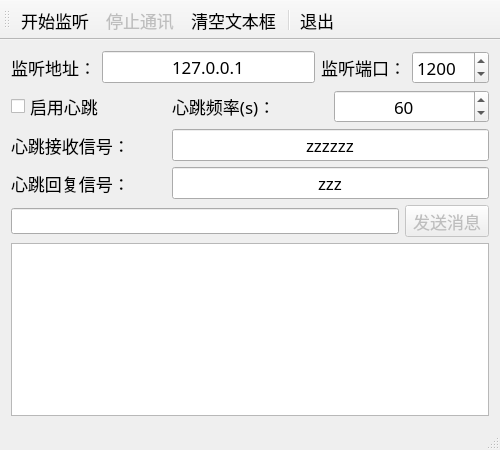
<?xml version="1.0" encoding="UTF-8"?>
<ui version="4.0">
 <class>MainWindow</class>
 <widget class="QMainWindow" name="MainWindow">
  <property name="geometry">
   <rect>
    <x>0</x>
    <y>0</y>
    <width>500</width>
    <height>450</height>
   </rect>
  </property>
  <property name="font">
   <font>
    <family>宋体</family>
    <pointsize>10</pointsize>
   </font>
  </property>
  <property name="windowTitle">
   <string>TCP Server</string>
  </property>
  <property name="windowIcon">
   <iconset>
    <normaloff>myfile/images/Mabe/celluar.jpg</normaloff>myfile/images/Mabe/celluar.jpg</iconset>
  </property>
  <widget class="QWidget" name="centralWidget">
   <layout class="QGridLayout" name="gridLayout">
    <item row="1" column="2">
     <widget class="QSpinBox" name="beat_timer">
      <property name="font">
       <font>
        <family>宋体</family>
        <pointsize>13</pointsize>
       </font>
      </property>
      <property name="alignment">
       <set>Qt::AlignCenter</set>
      </property>
      <property name="suffix">
       <string/>
      </property>
      <property name="prefix">
       <string/>
      </property>
      <property name="minimum">
       <number>1</number>
      </property>
      <property name="maximum">
       <number>999999999</number>
      </property>
      <property name="value">
       <number>60</number>
      </property>
     </widget>
    </item>
    <item row="6" column="0" colspan="3">
     <layout class="QHBoxLayout" name="horizontalLayout_2">
      <item>
       <widget class="QLineEdit" name="editMsg"/>
      </item>
      <item>
       <widget class="QToolButton" name="btnSend">
        <property name="enabled">
         <bool>false</bool>
        </property>
        <property name="font">
         <font>
          <family>宋体</family>
          <pointsize>13</pointsize>
         </font>
        </property>
        <property name="text">
         <string>发送消息</string>
        </property>
       </widget>
      </item>
     </layout>
    </item>
    <item row="3" column="0">
     <widget class="QLabel" name="label_5">
      <property name="font">
       <font>
        <family>宋体</family>
        <pointsize>13</pointsize>
       </font>
      </property>
      <property name="text">
       <string>心跳回复信号：</string>
      </property>
     </widget>
    </item>
    <item row="1" column="1">
     <widget class="QLabel" name="label_3">
      <property name="font">
       <font>
        <family>宋体</family>
        <pointsize>13</pointsize>
       </font>
      </property>
      <property name="text">
       <string>心跳频率(s)：</string>
      </property>
     </widget>
    </item>
    <item row="3" column="1" colspan="2">
     <widget class="QLineEdit" name="send_angel_beats">
      <property name="font">
       <font>
        <family>宋体</family>
        <pointsize>13</pointsize>
       </font>
      </property>
      <property name="text">
       <string>zzz</string>
      </property>
      <property name="alignment">
       <set>Qt::AlignCenter</set>
      </property>
     </widget>
    </item>
    <item row="1" column="0">
     <widget class="QCheckBox" name="use_angel_beats">
      <property name="font">
       <font>
        <family>宋体</family>
        <pointsize>13</pointsize>
       </font>
      </property>
      <property name="text">
       <string>启用心跳      </string>
      </property>
     </widget>
    </item>
    <item row="7" column="0" colspan="3">
     <widget class="QPlainTextEdit" name="plainTextEdit">
      <property name="font">
       <font>
        <family>宋体</family>
        <pointsize>13</pointsize>
       </font>
      </property>
      <property name="undoRedoEnabled">
       <bool>true</bool>
      </property>
      <property name="readOnly">
       <bool>true</bool>
      </property>
     </widget>
    </item>
    <item row="0" column="0" colspan="3">
     <layout class="QHBoxLayout" name="horizontalLayout">
      <item>
       <widget class="QLabel" name="label_2">
        <property name="font">
         <font>
          <family>宋体</family>
          <pointsize>13</pointsize>
         </font>
        </property>
        <property name="text">
         <string>监听地址：</string>
        </property>
        <property name="alignment">
         <set>Qt::AlignRight|Qt::AlignTrailing|Qt::AlignVCenter</set>
        </property>
       </widget>
      </item>
      <item>
       <widget class="QLineEdit" name="lineIP">
        <property name="font">
         <font>
          <family>宋体</family>
          <pointsize>13</pointsize>
         </font>
        </property>
        <property name="text">
         <string>127.0.0.1</string>
        </property>
        <property name="alignment">
         <set>Qt::AlignCenter</set>
        </property>
       </widget>
      </item>
      <item>
       <widget class="QLabel" name="label">
        <property name="font">
         <font>
          <family>宋体</family>
          <pointsize>13</pointsize>
         </font>
        </property>
        <property name="text">
         <string>监听端口：</string>
        </property>
        <property name="alignment">
         <set>Qt::AlignRight|Qt::AlignTrailing|Qt::AlignVCenter</set>
        </property>
       </widget>
      </item>
      <item>
       <widget class="QSpinBox" name="spinPort">
        <property name="font">
         <font>
          <family>宋体</family>
          <pointsize>13</pointsize>
         </font>
        </property>
        <property name="minimum">
         <number>1</number>
        </property>
        <property name="maximum">
         <number>65535</number>
        </property>
        <property name="value">
         <number>1200</number>
        </property>
       </widget>
      </item>
     </layout>
    </item>
    <item row="2" column="0">
     <widget class="QLabel" name="label_4">
      <property name="font">
       <font>
        <family>宋体</family>
        <pointsize>13</pointsize>
       </font>
      </property>
      <property name="text">
       <string>心跳接收信号：</string>
      </property>
     </widget>
    </item>
    <item row="2" column="1" colspan="2">
     <widget class="QLineEdit" name="recive_angel_beats">
      <property name="font">
       <font>
        <family>宋体</family>
        <pointsize>13</pointsize>
       </font>
      </property>
      <property name="text">
       <string>zzzzzz</string>
      </property>
      <property name="alignment">
       <set>Qt::AlignCenter</set>
      </property>
     </widget>
    </item>
   </layout>
  </widget>
  <widget class="QMenuBar" name="menuBar">
   <property name="geometry">
    <rect>
     <x>0</x>
     <y>0</y>
     <width>500</width>
     <height>19</height>
    </rect>
   </property>
  </widget>
  <widget class="QToolBar" name="mainToolBar">
   <property name="font">
    <font>
     <family>宋体</family>
     <pointsize>13</pointsize>
    </font>
   </property>
   <property name="toolButtonStyle">
    <enum>Qt::ToolButtonTextUnderIcon</enum>
   </property>
   <attribute name="toolBarArea">
    <enum>TopToolBarArea</enum>
   </attribute>
   <attribute name="toolBarBreak">
    <bool>false</bool>
   </attribute>
   <addaction name="actStart"/>
   <addaction name="actStop"/>
   <addaction name="actClear"/>
   <addaction name="separator"/>
   <addaction name="actQuit"/>
  </widget>
  <widget class="QStatusBar" name="statusBar"/>
  <action name="actStart">
   <property name="icon">
    <iconset>
     <normaloff>:/images/images/620.bmp</normaloff>:/images/images/620.bmp</iconset>
   </property>
   <property name="text">
    <string>开始监听</string>
   </property>
   <property name="toolTip">
    <string>开始监听</string>
   </property>
  </action>
  <action name="actStop">
   <property name="enabled">
    <bool>false</bool>
   </property>
   <property name="icon">
    <iconset>
     <normaloff>:/images/images/624.bmp</normaloff>:/images/images/624.bmp</iconset>
   </property>
   <property name="text">
    <string>停止通讯</string>
   </property>
   <property name="toolTip">
    <string>停止通讯</string>
   </property>
  </action>
  <action name="actQuit">
   <property name="icon">
    <iconset>
     <normaloff>:/images/images/132.bmp</normaloff>:/images/images/132.bmp</iconset>
   </property>
   <property name="text">
    <string>退出</string>
   </property>
   <property name="toolTip">
    <string>退出本程序</string>
   </property>
  </action>
  <action name="actClear">
   <property name="icon">
    <iconset>
     <normaloff>:/images/images/212.bmp</normaloff>:/images/images/212.bmp</iconset>
   </property>
   <property name="text">
    <string>清空文本框</string>
   </property>
   <property name="toolTip">
    <string>清空文本框</string>
   </property>
  </action>
  <action name="actHostInfo">
   <property name="icon">
    <iconset>
     <normaloff>:/images/images/110.JPG</normaloff>:/images/images/110.JPG</iconset>
   </property>
   <property name="text">
    <string>本机地址</string>
   </property>
   <property name="toolTip">
    <string>获取本机地址</string>
   </property>
  </action>
 </widget>
 <layoutdefault spacing="6" margin="11"/>
 <resources>
  <include location="res.qrc"/>
 </resources>
 <connections>
  <connection>
   <sender>actQuit</sender>
   <signal>triggered()</signal>
   <receiver>MainWindow</receiver>
   <slot>close()</slot>
   <hints>
    <hint type="sourcelabel">
     <x>-1</x>
     <y>-1</y>
    </hint>
    <hint type="destinationlabel">
     <x>214</x>
     <y>164</y>
    </hint>
   </hints>
  </connection>
 </connections>
</ui>
